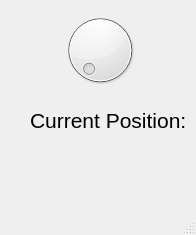
<?xml version="1.0" encoding="UTF-8"?>
<ui version="4.0">
 <class>MainWindow</class>
 <widget class="QMainWindow" name="MainWindow">
  <property name="geometry">
   <rect>
    <x>0</x>
    <y>0</y>
    <width>196</width>
    <height>235</height>
   </rect>
  </property>
  <property name="windowTitle">
   <string>MainWindow</string>
  </property>
  <widget class="QWidget" name="centralwidget">
   <widget class="QDial" name="dial">
    <property name="geometry">
     <rect>
      <x>50</x>
      <y>10</y>
      <width>100</width>
      <height>80</height>
     </rect>
    </property>
   </widget>
   <widget class="QLabel" name="label">
    <property name="geometry">
     <rect>
      <x>30</x>
      <y>100</y>
      <width>161</width>
      <height>41</height>
     </rect>
    </property>
    <property name="font">
     <font>
      <pointsize>16</pointsize>
     </font>
    </property>
    <property name="text">
     <string>Current Position: 0</string>
    </property>
   </widget>
  </widget>
  <widget class="QMenuBar" name="menubar">
   <property name="geometry">
    <rect>
     <x>0</x>
     <y>0</y>
     <width>196</width>
     <height>30</height>
    </rect>
   </property>
  </widget>
  <widget class="QStatusBar" name="statusbar"/>
 </widget>
 <resources/>
 <connections/>
</ui>
